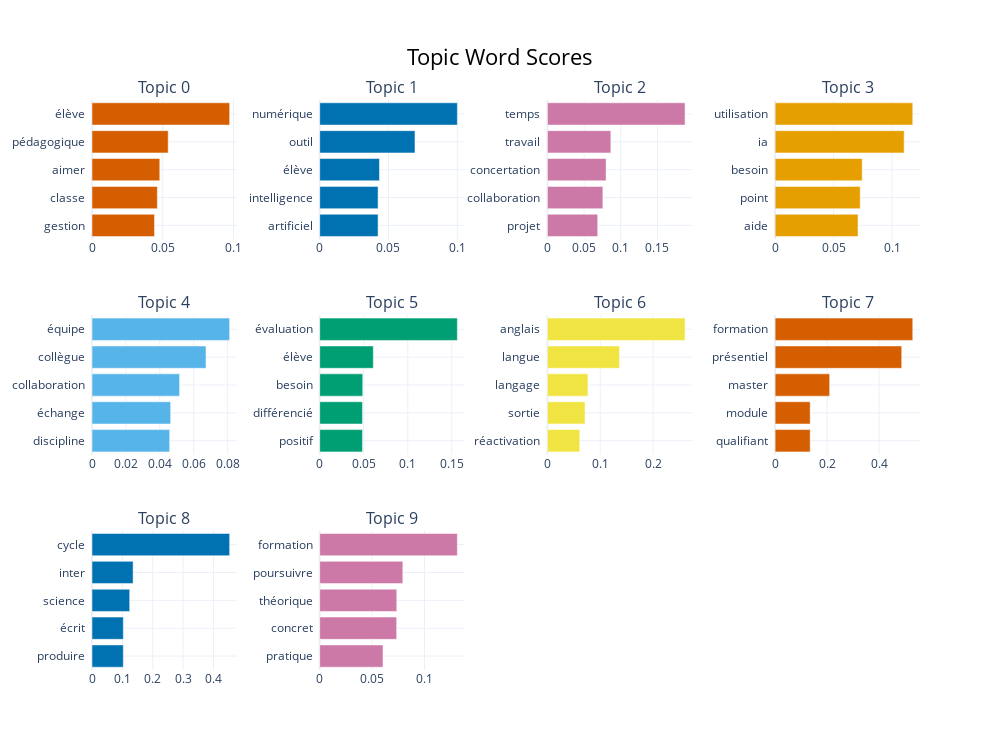

Notebook code cell kept with this figure:
### Markdown cell above
# APPROCHE TOPIC MODELING

### Code cell
# --- 1. Imports
import os
import pandas as pd
from bertopic import BERTopic
from sentence_transformers import SentenceTransformer
from sklearn.feature_extraction.text import CountVectorizer
import spacy
from spacy.lang.fr.stop_words import STOP_WORDS

# --- 2. Configuration (supprime le warning tokenizers)
os.environ["TOKENIZERS_PARALLELISM"] = "false"

# --- 3. Charger modèle spaCy français
nlp = spacy.load("fr_core_news_md")

# Ajouter des mots personnalisés à la liste de stopwords
custom_stopwords = {
    "de", "des", "et", "les", "la", "le", "en", "un", "une", "du", "au", "aux",
    "pour", "par", "avec", "dans", "sur", "sous", "entre", "chez", "comme",
    "ou", "mais", "donc", "or", "ni", "car", "que", "qu", "qui", "quoi", "dont",
    "cela", "ce", "cette", "ces", "ça", "c'", "il", "elle", "ils", "elles", "on",
    "je", "tu", "nous", "vous", "leur", "leurs", "mon", "ton", "son", "ma", "ta",
    "sa", "mes", "tes", "ses", "nos", "vos", "être", "avoir", "fait", "faire",
    "plus", "moins", "très", "trop", "encore", "déjà", "aussi", "autre", "autres",
    "peu", "beaucoup", "jamais", "toujours", "souvent", "rarement", "fois",
    "ex", "exemple", "type", "via", "afin", "lors", "pendant", "vers", "ainsi",
    "donc", "alors", "bien", "mal", "dès", "tout", "tous", "toutes", "aucun",
    "aucune", "chaque", "certains", "certaines", "aucuns", "différents",
    "divers", "quelque", "quelques", "quel", "quelle", "quels", "quelles",
    "tel", "telle", "tels", "telles", "ex.", "etc","tsa","ai",'élève',
}

# Ajout à la liste spaCy (global)
STOP_WORDS |= custom_stopwords

# --- 4. Lemmatisation + nettoyage
def preprocess_text(text):
    doc = nlp(text.lower())
    lemmes = [
        token.lemma_
        for token in doc
        if token.lemma_ not in STOP_WORDS and not token.is_punct and not token.is_space
    ]
    return " ".join(lemmes)

# --- 5. Chargement et nettoyage de df_besoins
df_text_only = df_besoins[df_besoins["categorie_besoin"].isna()].copy()
df_text_only["besoin_brut"] = df_text_only["besoin_brut"].astype(str).str.strip()
df_text_only = df_text_only[df_text_only["besoin_brut"].str.len() > 5]

# --- 6. Lemmatisation
besoins_textuels = df_text_only["besoin_brut"].tolist()
besoins_lemmatise = [preprocess_text(txt) for txt in besoins_textuels]

# --- 7. Embedding + Vectorizer
embedding_model = SentenceTransformer("paraphrase-multilingual-MiniLM-L12-v2")

# Pas besoin de stopwords supplémentaires : spaCy les a déjà supprimés
vectorizer_model = CountVectorizer()

# --- 8. Initialisation du modèle BERTopic
topic_model = BERTopic(
    embedding_model=embedding_model,
    language="french",
    vectorizer_model=vectorizer_model
)

# --- 9. Entraînement
topics, probs = topic_model.fit_transform(besoins_lemmatise)

# --- 10. Affichage résumé des topics
df_topics = topic_model.get_topic_info()
print(df_topics.head(10))

# --- 11. Visualisation (si topics détectés)
if len(df_topics) > 2:
    topic_model.visualize_barchart(top_n_topics=10).show()
else:
    print("❗ Pas assez de topics pour visualiser.")

# --- 12. Fusion des résultats
df_resultats = pd.DataFrame({
    "enseignant_uid": df_text_only["enseignant_uid"].tolist(),
    "question_source": df_text_only["question_source"].tolist(),
    "besoin_brut": besoins_textuels,
    "besoin_lemmatise": besoins_lemmatise,
    "topic": topics
})

### Figure 1 — Plotly figure (JSON) as saved in the notebook; plotly's stock layout.template omitted (floating-point values rounded to 4 significant figures)
{"data": [{"marker": {"color": "#D55E00"}, "orientation": "h", "type": "bar", "x": [0.04416, 0.04617, 0.04788, 0.05384, 0.09726], "xaxis": "x", "y": ["gestion  ", "classe  ", "aimer  ", "pédagogique  ", "élève  "], "yaxis": "y"}, {"marker": {"color": "#0072B2"}, "orientation": "h", "type": "bar", "x": [0.04244, 0.04244, 0.04346, 0.06928, 0.1001], "xaxis": "x2", "y": ["artificiel  ", "intelligence  ", "élève  ", "outil  ", "numérique  "], "yaxis": "y2"}, {"marker": {"color": "#CC79A7"}, "orientation": "h", "type": "bar", "x": [0.06856, 0.07557, 0.07999, 0.08645, 0.1876], "xaxis": "x3", "y": ["projet  ", "collaboration  ", "concertation  ", "travail  ", "temps  "], "yaxis": "y3"}, {"marker": {"color": "#E69F00"}, "orientation": "h", "type": "bar", "x": [0.07084, 0.07273, 0.07443, 0.1103, 0.1176], "xaxis": "x4", "y": ["aide  ", "point  ", "besoin  ", "ia  ", "utilisation  "], "yaxis": "y4"}, {"marker": {"color": "#56B4E9"}, "orientation": "h", "type": "bar", "x": [0.04579, 0.04638, 0.05165, 0.06723, 0.08116], "xaxis": "x5", "y": ["discipline  ", "échange  ", "collaboration  ", "collègue  ", "équipe  "], "yaxis": "y5"}, {"marker": {"color": "#009E73"}, "orientation": "h", "type": "bar", "x": [0.04855, 0.04855, 0.04887, 0.06089, 0.1563], "xaxis": "x6", "y": ["positif  ", "différencié  ", "besoin  ", "élève  ", "évaluation  "], "yaxis": "y6"}, {"marker": {"color": "#F0E442"}, "orientation": "h", "type": "bar", "x": [0.06126, 0.07118, 0.07672, 0.1365, 0.2604], "xaxis": "x7", "y": ["réactivation  ", "sortie  ", "langage  ", "langue  ", "anglais  "], "yaxis": "y7"}, {"marker": {"color": "#D55E00"}, "orientation": "h", "type": "bar", "x": [0.1349, 0.1349, 0.2098, 0.4869, 0.5293], "xaxis": "x8", "y": ["qualifiant  ", "module  ", "master  ", "présentiel  ", "formation  "], "yaxis": "y8"}, {"marker": {"color": "#0072B2"}, "orientation": "h", "type": "bar", "x": [0.1031, 0.1031, 0.124, 0.1353, 0.4529], "xaxis": "x9", "y": ["produire  ", "écrit  ", "science  ", "inter  ", "cycle  "], "yaxis": "y9"}, {"marker": {"color": "#CC79A7"}, "orientation": "h", "type": "bar", "x": [0.06041, 0.07345, 0.07352, 0.07933, 0.1314], "xaxis": "x10", "y": ["pratique  ", "concret  ", "théorique  ", "poursuivre  ", "formation  "], "yaxis": "y10"}], "layout": {"annotations": [{"font": {"size": 16}, "showarrow": false, "text": "Topic 0", "x": 0.0875, "xanchor": "center", "xref": "paper", "y": 1, "yanchor": "bottom", "yref": "paper"}, {"font": {"size": 16}, "showarrow": false, "text": "Topic 1", "x": 0.3625, "xanchor": "center", "xref": "paper", "y": 1, "yanchor": "bottom", "yref": "paper"}, {"font": {"size": 16}, "showarrow": false, "text": "Topic 2", "x": 0.6375, "xanchor": "center", "xref": "paper", "y": 1, "yanchor": "bottom", "yref": "paper"}, {"font": {"size": 16}, "showarrow": false, "text": "Topic 3", "x": 0.9125, "xanchor": "center", "xref": "paper", "y": 1, "yanchor": "bottom", "yref": "paper"}, {"font": {"size": 16}, "showarrow": false, "text": "Topic 4", "x": 0.0875, "xanchor": "center", "xref": "paper", "y": 0.6222, "yanchor": "bottom", "yref": "paper"}, {"font": {"size": 16}, "showarrow": false, "text": "Topic 5", "x": 0.3625, "xanchor": "center", "xref": "paper", "y": 0.6222, "yanchor": "bottom", "yref": "paper"}, {"font": {"size": 16}, "showarrow": false, "text": "Topic 6", "x": 0.6375, "xanchor": "center", "xref": "paper", "y": 0.6222, "yanchor": "bottom", "yref": "paper"}, {"font": {"size": 16}, "showarrow": false, "text": "Topic 7", "x": 0.9125, "xanchor": "center", "xref": "paper", "y": 0.6222, "yanchor": "bottom", "yref": "paper"}, {"font": {"size": 16}, "showarrow": false, "text": "Topic 8", "x": 0.0875, "xanchor": "center", "xref": "paper", "y": 0.2444, "yanchor": "bottom", "yref": "paper"}, {"font": {"size": 16}, "showarrow": false, "text": "Topic 9", "x": 0.3625, "xanchor": "center", "xref": "paper", "y": 0.2444, "yanchor": "bottom", "yref": "paper"}], "height": 750, "hoverlabel": {"bgcolor": "white", "font": {"family": "Rockwell", "size": 16}}, "showlegend": false, "title": {"font": {"color": "Black", "size": 22}, "text": "Topic Word Scores", "x": 0.5, "xanchor": "center", "yanchor": "top"}, "width": 1000, "xaxis": {"anchor": "y", "domain": [0, 0.175], "showgrid": true}, "xaxis10": {"anchor": "y10", "domain": [0.275, 0.45], "showgrid": true}, "xaxis11": {"anchor": "y11", "domain": [0.55, 0.725], "showgrid": true}, "xaxis12": {"anchor": "y12", "domain": [0.825, 1], "showgrid": true}, "xaxis2": {"anchor": "y2", "domain": [0.275, 0.45], "showgrid": true}, "xaxis3": {"anchor": "y3", "domain": [0.55, 0.725], "showgrid": true}, "xaxis4": {"anchor": "y4", "domain": [0.825, 1], "showgrid": true}, "xaxis5": {"anchor": "y5", "domain": [0, 0.175], "showgrid": true}, "xaxis6": {"anchor": "y6", "domain": [0.275, 0.45], "showgrid": true}, "xaxis7": {"anchor": "y7", "domain": [0.55, 0.725], "showgrid": true}, "xaxis8": {"anchor": "y8", "domain": [0.825, 1], "showgrid": true}, "xaxis9": {"anchor": "y9", "domain": [0, 0.175], "showgrid": true}, "yaxis": {"anchor": "x", "domain": [0.7556, 1], "showgrid": true}, "yaxis10": {"anchor": "x10", "domain": [0, 0.2444], "showgrid": true}, "yaxis11": {"anchor": "x11", "domain": [0, 0.2444], "showgrid": true}, "yaxis12": {"anchor": "x12", "domain": [0, 0.2444], "showgrid": true}, "yaxis2": {"anchor": "x2", "domain": [0.7556, 1], "showgrid": true}, "yaxis3": {"anchor": "x3", "domain": [0.7556, 1], "showgrid": true}, "yaxis4": {"anchor": "x4", "domain": [0.7556, 1], "showgrid": true}, "yaxis5": {"anchor": "x5", "domain": [0.3778, 0.6222], "showgrid": true}, "yaxis6": {"anchor": "x6", "domain": [0.3778, 0.6222], "showgrid": true}, "yaxis7": {"anchor": "x7", "domain": [0.3778, 0.6222], "showgrid": true}, "yaxis8": {"anchor": "x8", "domain": [0.3778, 0.6222], "showgrid": true}, "yaxis9": {"anchor": "x9", "domain": [0, 0.2444], "showgrid": true}}}
